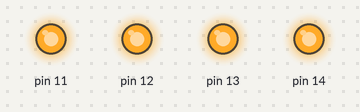
Bench run of a sketch on a simulated Arduino Uno, built with avr-gcc and run on an emulated ATmega328P. Parts: output pins drawn as LEDs (lit = HIGH).

Above: at 0.1 s.
At 2.1 s:
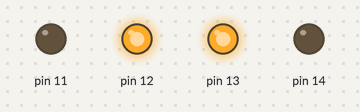
At 3.1 s:
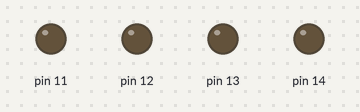
Timing chart, 0 to 4.6 s (numbered marks = the images above):
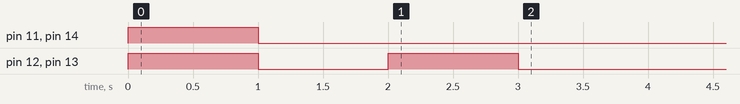

The sketch:

_2ndtime.ino
```cpp
void setup() {
  //set หลอดไฟให้พรอ้ม
  pinMode(11, OUTPUT);
  pinMode(12, OUTPUT);
  pinMode(13, OUTPUT);
  pinMode(14, OUTPUT);
  // O O O O
  digitalWrite(11, HIGH);
  digitalWrite(12, HIGH);
  digitalWrite(13, HIGH);
  digitalWrite(14, HIGH);
  // รอ 1 วิ
  delay(1000);
  // X X X X
  digitalWrite(11, LOW);
  digitalWrite(12, LOW);
  digitalWrite(13, LOW);
  digitalWrite(14, LOW);
  // รอ 1 วิ
  delay(1000);
  //X O O X
  digitalWrite(11, LOW);
  digitalWrite(12, HIGH);
  digitalWrite(13, HIGH);
  digitalWrite(14, LOW);
  // รอ 1 วิ
  delay(1000);
  // X X X X
  digitalWrite(11, LOW);
  digitalWrite(12, LOW);
  digitalWrite(13, LOW);
  digitalWrite(14, LOW);


}

void loop() {
  // put your main code here, to run repeatedly:
  //เขียนโปรแกรมให้ไฟเบอร์ 13, 14 แสดงสลับกัน เรื่อยๆ
}
```
